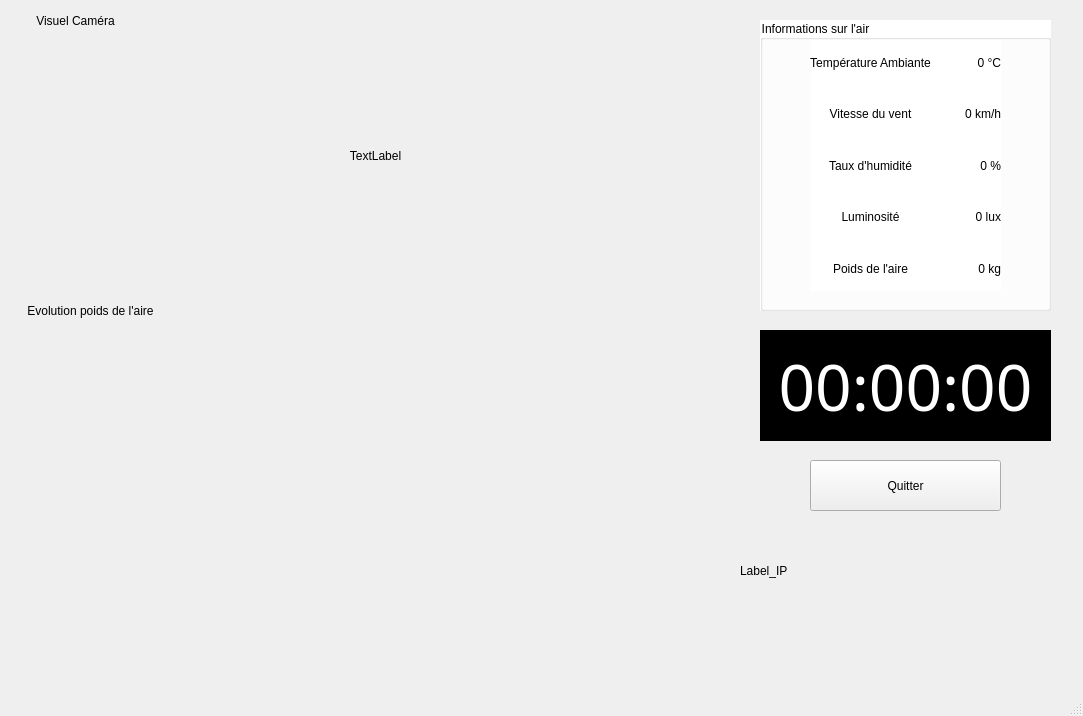
<?xml version="1.0" encoding="UTF-8"?>
<ui version="4.0">
 <class>MainWindow</class>
 <widget class="QMainWindow" name="MainWindow">
  <property name="geometry">
   <rect>
    <x>0</x>
    <y>0</y>
    <width>1083</width>
    <height>716</height>
   </rect>
  </property>
  <property name="windowTitle">
   <string>MainWindow</string>
  </property>
  <widget class="QWidget" name="centralwidget">
   <widget class="QCustomPlot" name="widgetGraphe" native="true">
    <property name="geometry">
     <rect>
      <x>30</x>
      <y>330</y>
      <width>691</width>
      <height>341</height>
     </rect>
    </property>
   </widget>
   <widget class="QGroupBox" name="groupBoxInfo">
    <property name="enabled">
     <bool>true</bool>
    </property>
    <property name="geometry">
     <rect>
      <x>760</x>
      <y>20</y>
      <width>291</width>
      <height>291</height>
     </rect>
    </property>
    <property name="autoFillBackground">
     <bool>false</bool>
    </property>
    <property name="styleSheet">
     <string notr="true">*{
	background:rgb(255, 255, 255);
}</string>
    </property>
    <property name="title">
     <string>Informations sur l'air</string>
    </property>
    <widget class="QWidget" name="gridLayoutWidget">
     <property name="geometry">
      <rect>
       <x>50</x>
       <y>20</y>
       <width>191</width>
       <height>251</height>
      </rect>
     </property>
     <layout class="QGridLayout" name="gridLayout">
      <item row="0" column="0">
       <widget class="QLabel" name="labelTemp">
        <property name="text">
         <string>Température Ambiante</string>
        </property>
        <property name="textFormat">
         <enum>Qt::MarkdownText</enum>
        </property>
        <property name="alignment">
         <set>Qt::AlignCenter</set>
        </property>
       </widget>
      </item>
      <item row="3" column="0">
       <widget class="QLabel" name="labelLum">
        <property name="text">
         <string>Luminosité</string>
        </property>
        <property name="alignment">
         <set>Qt::AlignCenter</set>
        </property>
       </widget>
      </item>
      <item row="1" column="0">
       <widget class="QLabel" name="labelVent">
        <property name="text">
         <string>Vitesse du vent</string>
        </property>
        <property name="alignment">
         <set>Qt::AlignCenter</set>
        </property>
       </widget>
      </item>
      <item row="2" column="0">
       <widget class="QLabel" name="labelHumide">
        <property name="text">
         <string>Taux d'humidité</string>
        </property>
        <property name="alignment">
         <set>Qt::AlignCenter</set>
        </property>
       </widget>
      </item>
      <item row="4" column="0">
       <widget class="QLabel" name="labelAire">
        <property name="text">
         <string>Poids de l'aire</string>
        </property>
        <property name="alignment">
         <set>Qt::AlignCenter</set>
        </property>
       </widget>
      </item>
      <item row="0" column="1">
       <widget class="QLabel" name="labelTempInfo">
        <property name="text">
         <string>0 °C</string>
        </property>
        <property name="alignment">
         <set>Qt::AlignRight|Qt::AlignTrailing|Qt::AlignVCenter</set>
        </property>
       </widget>
      </item>
      <item row="1" column="1">
       <widget class="QLabel" name="labelVentInfo">
        <property name="text">
         <string>0 km/h</string>
        </property>
        <property name="alignment">
         <set>Qt::AlignRight|Qt::AlignTrailing|Qt::AlignVCenter</set>
        </property>
       </widget>
      </item>
      <item row="2" column="1">
       <widget class="QLabel" name="labelHumideInfo">
        <property name="text">
         <string>0 %</string>
        </property>
        <property name="alignment">
         <set>Qt::AlignRight|Qt::AlignTrailing|Qt::AlignVCenter</set>
        </property>
       </widget>
      </item>
      <item row="3" column="1">
       <widget class="QLabel" name="labelLumInfo">
        <property name="text">
         <string>0 lux</string>
        </property>
        <property name="alignment">
         <set>Qt::AlignRight|Qt::AlignTrailing|Qt::AlignVCenter</set>
        </property>
       </widget>
      </item>
      <item row="4" column="1">
       <widget class="QLabel" name="labelAireInfo">
        <property name="text">
         <string>0 kg</string>
        </property>
        <property name="alignment">
         <set>Qt::AlignRight|Qt::AlignTrailing|Qt::AlignVCenter</set>
        </property>
       </widget>
      </item>
     </layout>
    </widget>
   </widget>
   <widget class="QLabel" name="heure">
    <property name="geometry">
     <rect>
      <x>760</x>
      <y>330</y>
      <width>291</width>
      <height>111</height>
     </rect>
    </property>
    <property name="font">
     <font>
      <family>Bahnschrift</family>
      <pointsize>48</pointsize>
     </font>
    </property>
    <property name="styleSheet">
     <string notr="true">*{
	background:rgb(0, 0, 0);
	color:rgb(255,255,255);
}</string>
    </property>
    <property name="text">
     <string>00:00:00</string>
    </property>
    <property name="alignment">
     <set>Qt::AlignCenter</set>
    </property>
   </widget>
   <widget class="QLabel" name="label">
    <property name="geometry">
     <rect>
      <x>30</x>
      <y>10</y>
      <width>91</width>
      <height>21</height>
     </rect>
    </property>
    <property name="text">
     <string>Visuel Caméra</string>
    </property>
    <property name="alignment">
     <set>Qt::AlignCenter</set>
    </property>
   </widget>
   <widget class="QLabel" name="label_pds_aire">
    <property name="geometry">
     <rect>
      <x>20</x>
      <y>300</y>
      <width>141</width>
      <height>21</height>
     </rect>
    </property>
    <property name="text">
     <string>Evolution poids de l'aire</string>
    </property>
    <property name="alignment">
     <set>Qt::AlignCenter</set>
    </property>
   </widget>
   <widget class="QPushButton" name="pushButton_3">
    <property name="geometry">
     <rect>
      <x>810</x>
      <y>460</y>
      <width>191</width>
      <height>51</height>
     </rect>
    </property>
    <property name="text">
     <string>Quitter</string>
    </property>
   </widget>
   <widget class="QLabel" name="label_image">
    <property name="geometry">
     <rect>
      <x>30</x>
      <y>40</y>
      <width>691</width>
      <height>231</height>
     </rect>
    </property>
    <property name="text">
     <string>TextLabel</string>
    </property>
    <property name="alignment">
     <set>Qt::AlignCenter</set>
    </property>
   </widget>
   <widget class="QLabel" name="label_IP">
    <property name="geometry">
     <rect>
      <x>740</x>
      <y>560</y>
      <width>331</width>
      <height>21</height>
     </rect>
    </property>
    <property name="text">
     <string>Label_IP</string>
    </property>
   </widget>
   <zorder>groupBoxInfo</zorder>
   <zorder>widgetGraphe</zorder>
   <zorder>heure</zorder>
   <zorder>label</zorder>
   <zorder>label_pds_aire</zorder>
   <zorder>pushButton_3</zorder>
   <zorder>label_image</zorder>
   <zorder>label_IP</zorder>
  </widget>
  <widget class="QMenuBar" name="menubar">
   <property name="geometry">
    <rect>
     <x>0</x>
     <y>0</y>
     <width>1083</width>
     <height>21</height>
    </rect>
   </property>
  </widget>
  <widget class="QStatusBar" name="statusbar"/>
 </widget>
 <customwidgets>
  <customwidget>
   <class>QCustomPlot</class>
   <extends>QWidget</extends>
   <header>qcustomplot.h</header>
   <container>1</container>
  </customwidget>
 </customwidgets>
 <resources/>
 <connections/>
</ui>
